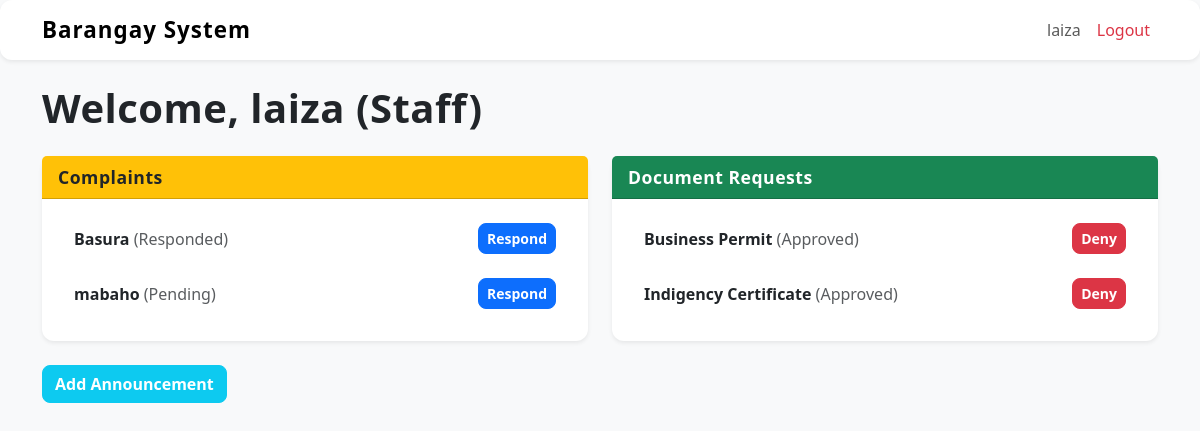
Screenshot of /staff/dashboard/ (signed in) with the database file from the repository.
### core/models.py (models this page shows, shortened)
class Complaint(models.Model):
    STATUS_CHOICES = [
        ('Pending', 'Pending'),
        ('Responded', 'Responded'),
    ]
    user = models.ForeignKey(User, on_delete=models.CASCADE)
    subject = models.CharField(max_length=200)
    message = models.TextField()
    response = models.TextField(blank=True, null=True)
    status = models.CharField(max_length=20, choices=STATUS_CHOICES, default='Pending')
    created_at = models.DateTimeField(auto_now_add=True)

class DocumentRequest(models.Model):
    STATUS_CHOICES = [
        ('Pending', 'Pending'),
        ('Approved', 'Approved'),
        ('Rejected', 'Rejected'),
    ]
    DOCUMENT_CHOICES = [
        ('Barangay Clearance', 'Barangay Clearance'),
        ('Certificate of Residency', 'Certificate of Residency'),
        ('Indigency Certificate', 'Indigency Certificate'),
        ('Business Permit', 'Business Permit'),
        ('Others', 'Others'),
    ]
    user = models.ForeignKey(User, on_delete=models.CASCADE)
    document_type = models.CharField(max_length=50, choices=DOCUMENT_CHOICES)
    purpose = models.TextField()
    status = models.CharField(max_length=20, choices=STATUS_CHOICES, default='Pending')
    requested_at = models.DateTimeField(auto_now_add=True)

### core/decorators.py (the view)
    def wrapper(request, *args, **kwargs):
        if request.user.is_superuser:
            return view_func(request, *args, **kwargs)
        else:
            messages.error(request, "Access denied. Staff only.")
            return redirect('resident_dashboard')

### core/views.py (called while the page is built)
@staff_only
def staff_dashboard(request):
    complaints = Complaint.objects.all().order_by('-created_at')
    requests = DocumentRequest.objects.all().order_by('-requested_at')
    return render(request, 'staff/dashboard.html', {
        'complaints': complaints,
        'requests': requests
    })

### core/templates/staff/dashboard.html (shortened to what this page needs)
{% extends 'base.html' %}
{% block content %}
<h1 class="mb-4 fw-bold">Welcome, {{ user.username }} (Staff)</h1>
<div class="row g-4">
    <div class="col-md-6">
        <div class="card shadow-sm">
            <div class="card-header bg-warning text-dark fw-bold">
                Complaints
            </div>
            <div class="card-body">
                {% if complaints %}
                    <ul class="list-group list-group-flush">
                        {% for complaint in complaints %}
                        <li class="list-group-item d-flex justify-content-between align-items-center">
                            <div>
                                <strong>{{ complaint.subject }}</strong>
                                <span class="text-muted">({{ complaint.status }})</span>
                            </div>
                            <a href="{% url 'respond_complaint' complaint.id %}" class="btn btn-sm btn-primary">Respond</a>
                        </li>
                        {% endfor %}
                    </ul>
                {% else %}
                    <p class="text-muted">No complaints yet.</p>
                {% endif %}
            </div>
        </div>
    </div>
    <div class="col-md-6">
        <div class="card shadow-sm">
            <div class="card-header bg-success text-white fw-bold">
                Document Requests
            </div>
            <div class="card-body">
                {% if requests %}
                    <ul class="list-group list-group-flush">
                        {% for req in requests %}
                        <li class="list-group-item d-flex justify-content-between align-items-center">
                            <div>
                                <strong>{{ req.document_type }}</strong>
                                <span class="text-muted">({{ req.status }})</span>
                            </div>
                            <div>
                                {% if req.status != "Denied" %}
                                <a href="{% url 'update_request_status' req.id 'Denied' %}" class="btn btn-sm btn-danger">Deny</a>
                                {% endif %}
                            </div>
                        </li>
                        {% endfor %}
                    </ul>
                {% else %}
                    <p class="text-muted">No document requests yet.</p>
                {% endif %}
            </div>
        </div>
    </div>
</div>
<div class="mt-4">
    <a href="{% url 'add_announcement' %}" class="btn btn-info text-white fw-bold me-2">Add Announcement</a>
</div>
{% endblock %}

### core/templates/base.html (shortened to what this page needs)
{% load static %}
<!DOCTYPE html>
<html lang="en">
<head>
    <link href="https://cdn.jsdelivr.net/npm/bootstrap@5.3.2/dist/css/bootstrap.min.css" rel="stylesheet">
    <link rel="stylesheet" href="{% static 'css/style.css' %}">
</head>
<body class="bg-light text-dark">
    <nav class="navbar navbar-expand-lg navbar-light bg-white shadow-sm mb-4">
        <div class="container">
            <a class="navbar-brand fw-bold" href="{% url 'home' %}">Barangay System</a>
            <div class="collapse navbar-collapse justify-content-end" id="navbarNav">
                <ul class="navbar-nav">
                    {% if user.is_authenticated %}
                        <li class="nav-item">
                            <a class="nav-link" href="#">{{ user.username }}</a>
                        </li>
                        <li class="nav-item">
                            <a class="nav-link text-danger" href="{% url 'logout' %}">Logout</a>
                        </li>
                    {% else %}
                        <li class="nav-item">
                            <a class="nav-link" href="{% url 'login' %}">Login</a>
                        </li>
                    {% endif %}
                </ul>
            </div>
        </div>
    </nav>
    <div class="container">
        {% block content %}{% endblock %}
    </div>
</body>
</html>

### core/static/css/style.css (style rules this page uses)
body { font-family: 'Segoe UI', Tahoma, Geneva, Verdana, sans-serif; background: #f8f9fa; color: #212529; }
.card { border-radius: 12px; transition: all 0.3s ease; border: none; box-shadow: 0 4px 15px rgba(0, 0, 0, 0.08); }
.card-header { font-size: 1.1rem; letter-spacing: 0.5px; border-radius: 12px 12px 0 0; }
.btn { border-radius: 8px; font-weight: 600; transition: all 0.2s ease; }
.list-group-item { border: none; border-radius: 8px; margin-bottom: 8px; transition: all 0.2s ease; }
h1, h2, h3, h4, h5 { font-weight: 700; letter-spacing: 0.5px; }
a { text-decoration: none; transition: all 0.2s ease; }
.navbar { border-radius: 12px; }
.navbar-brand { font-size: 1.4rem; letter-spacing: 1px; font-weight: 700; }

### rows the page displays
Complaint: subject "Basura", status "Responded"
Complaint: subject "mabaho", status "Pending"
DocumentRequest: document_type "Business Permit", status "Approved", shows "Deny"
DocumentRequest: document_type "Indigency Certificate", status "Approved", shows "Deny"

### other values shown
{{ user.username }} "laiza"
